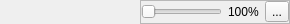
<?xml version="1.0" encoding="UTF-8"?>
<ui version="4.0">
 <class>SpriteZoomWidget</class>
 <widget class="QWidget" name="SpriteZoomWidget">
  <property name="geometry">
   <rect>
    <x>0</x>
    <y>0</y>
    <width>290</width>
    <height>24</height>
   </rect>
  </property>
  <property name="maximumSize">
   <size>
    <width>16777215</width>
    <height>24</height>
   </size>
  </property>
  <property name="windowTitle">
   <string>Form</string>
  </property>
  <layout class="QHBoxLayout" name="horizontalLayout">
   <property name="spacing">
    <number>0</number>
   </property>
   <property name="leftMargin">
    <number>0</number>
   </property>
   <property name="topMargin">
    <number>0</number>
   </property>
   <property name="rightMargin">
    <number>0</number>
   </property>
   <property name="bottomMargin">
    <number>0</number>
   </property>
   <item>
    <spacer name="horizontalSpacer">
     <property name="orientation">
      <enum>Qt::Horizontal</enum>
     </property>
     <property name="sizeType">
      <enum>QSizePolicy::Expanding</enum>
     </property>
     <property name="sizeHint" stdset="0">
      <size>
       <width>40</width>
       <height>20</height>
      </size>
     </property>
    </spacer>
   </item>
   <item>
    <widget class="QFrame" name="frame">
     <property name="sizePolicy">
      <sizepolicy hsizetype="Minimum" vsizetype="Preferred">
       <horstretch>0</horstretch>
       <verstretch>0</verstretch>
      </sizepolicy>
     </property>
     <property name="maximumSize">
      <size>
       <width>150</width>
       <height>16777215</height>
      </size>
     </property>
     <property name="frameShape">
      <enum>QFrame::StyledPanel</enum>
     </property>
     <property name="frameShadow">
      <enum>QFrame::Raised</enum>
     </property>
     <layout class="QHBoxLayout" name="horizontalLayout_2">
      <property name="spacing">
       <number>6</number>
      </property>
      <property name="sizeConstraint">
       <enum>QLayout::SetDefaultConstraint</enum>
      </property>
      <property name="leftMargin">
       <number>0</number>
      </property>
      <property name="topMargin">
       <number>0</number>
      </property>
      <property name="rightMargin">
       <number>0</number>
      </property>
      <property name="bottomMargin">
       <number>0</number>
      </property>
      <item>
       <widget class="QSlider" name="hSliderZoom">
        <property name="minimumSize">
         <size>
          <width>0</width>
          <height>0</height>
         </size>
        </property>
        <property name="maximumSize">
         <size>
          <width>100</width>
          <height>16777215</height>
         </size>
        </property>
        <property name="styleSheet">
         <string notr="true"/>
        </property>
        <property name="minimum">
         <number>1</number>
        </property>
        <property name="maximum">
         <number>48</number>
        </property>
        <property name="pageStep">
         <number>2</number>
        </property>
        <property name="orientation">
         <enum>Qt::Horizontal</enum>
        </property>
        <property name="invertedAppearance">
         <bool>false</bool>
        </property>
        <property name="invertedControls">
         <bool>false</bool>
        </property>
        <property name="tickPosition">
         <enum>QSlider::NoTicks</enum>
        </property>
        <property name="tickInterval">
         <number>4</number>
        </property>
       </widget>
      </item>
      <item>
       <widget class="QLabel" name="labelZoom">
        <property name="sizePolicy">
         <sizepolicy hsizetype="Minimum" vsizetype="Preferred">
          <horstretch>0</horstretch>
          <verstretch>0</verstretch>
         </sizepolicy>
        </property>
        <property name="maximumSize">
         <size>
          <width>40</width>
          <height>16777215</height>
         </size>
        </property>
        <property name="text">
         <string>100%</string>
        </property>
       </widget>
      </item>
      <item>
       <widget class="QToolButton" name="toolButtonFitToWindow">
        <property name="enabled">
         <bool>true</bool>
        </property>
        <property name="toolTip">
         <string>Fit To Window</string>
        </property>
        <property name="text">
         <string>...</string>
        </property>
        <property name="icon">
         <iconset resource="../icons.qrc">
          <normaloff>:/icon/icons/gentleface/expand_icon&amp;16.png</normaloff>:/icon/icons/gentleface/expand_icon&amp;16.png</iconset>
        </property>
       </widget>
      </item>
     </layout>
    </widget>
   </item>
  </layout>
 </widget>
 <resources>
  <include location="../icons.qrc"/>
 </resources>
 <connections/>
</ui>
